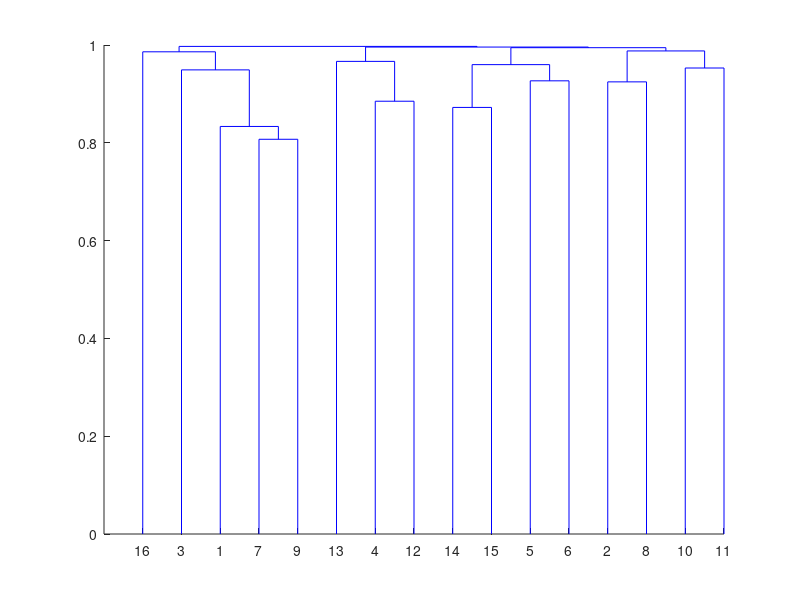

Recreate this plot in MATLAB.
clear all
close all

load('Cosine_sim_index_tfidf_6.mat')

%calculate distance
Cosine_dis=1-cosine_sim_index_tfidf;

%make all diagonal elements 0
index = find(tril(ones(size(Cosine_dis)), -1));
C = Cosine_dis(index);
test=squareform(C);

% make a vector to feed into linkage fn
y = squareform(test);
Z = linkage(y,'complete');
%make a hc figure
dendrogram(Z,0)
